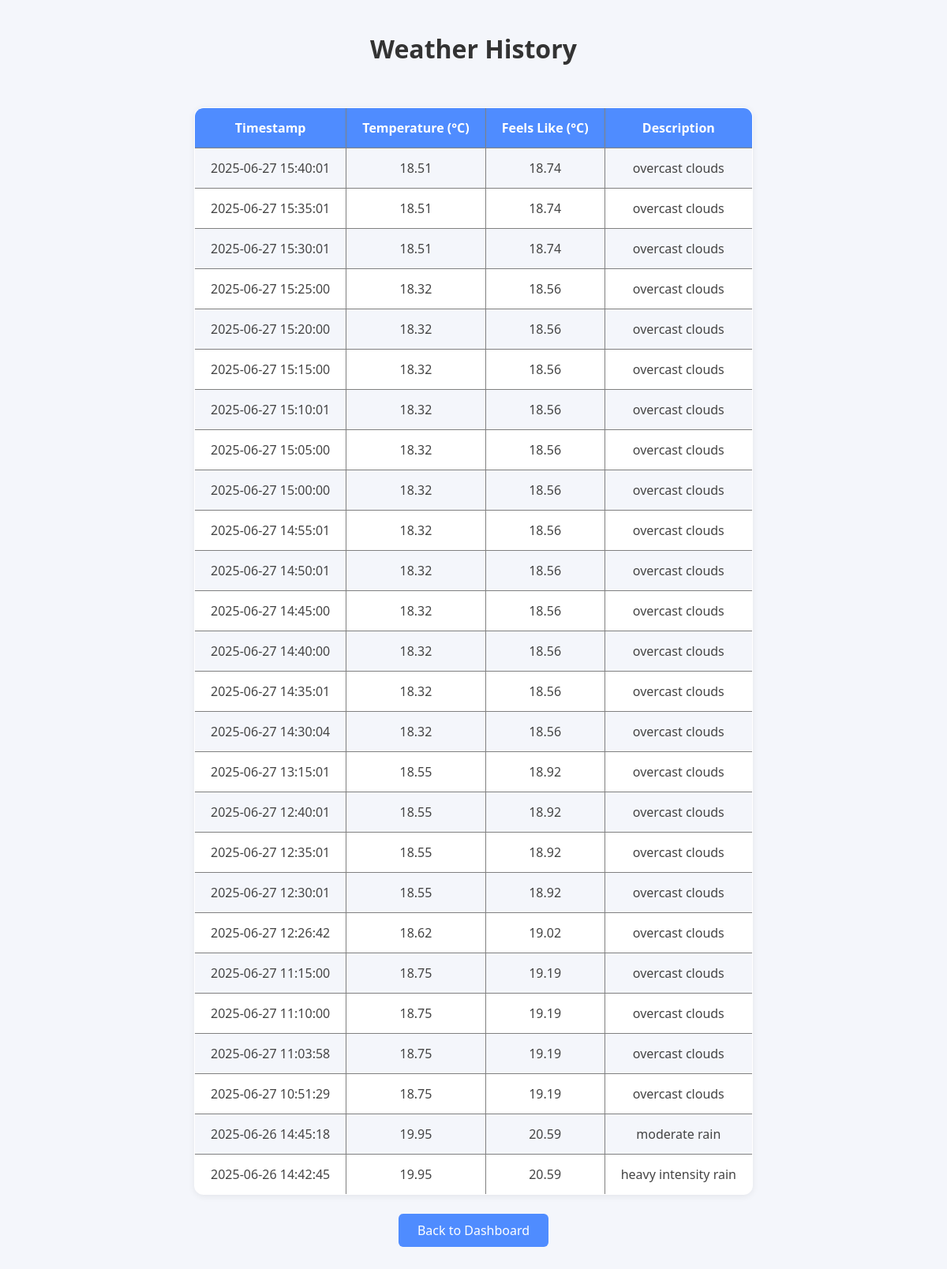
The app's page /weather_history.php with its own data.
### tables this page shows
CREATE TABLE `weather_history` (
  `id` int NOT NULL,
  `timestamp` datetime NOT NULL,
  `current_temp` float NOT NULL,
  `feels_like` float NOT NULL,
  `weather_description` varchar(255) NOT NULL
);

### weather_history.php (the view, shortened to what this page needs)
<?php
require 'db.php';
$stmt = $pdo->query("SELECT * FROM weather_history ORDER BY timestamp DESC");
$history = $stmt->fetchAll(PDO::FETCH_ASSOC);
?>
<!DOCTYPE html>
<html>
<head>
</head>
<body>
    <h1>Weather History</h1>
    <table border="1">
        <tr>
            <th>Timestamp</th>
            <th>Temperature (°C)</th>
            <th>Feels Like (°C)</th>
            <th>Description</th>
        </tr>
        <?php foreach ($history as $row): ?>
        <tr>
            <td><?= $row['timestamp'] ?></td>
            <td><?= $row['current_temp'] ?></td>
            <td><?= $row['feels_like'] ?></td>
            <td><?= $row['weather_description'] ?></td>
        </tr>
        <?php endforeach; ?>
    </table>
    <a class="btn-link" href="index.php">Back to Dashboard</a>
</body>
</html>

### weather_history.php (style rules this page uses)
body { font-family: 'Segoe UI', Arial, sans-serif; background: #f4f6fb; margin: 0; padding: 0; display: flex; flex-direction: column; align-items: center; min-height: 100vh; }
h1 { margin-top: 40px; color: #333; }
table { border-collapse: collapse; margin: 32px 0 24px 0; min-width: 600px; background: #fff; box-shadow: 0 2px 8px rgba(0,0,0,0.07); border-radius: 12px; overflow: hidden; }
th, td { padding: 14px 20px; text-align: center; }
th { background: #4f8cff; color: #fff; font-weight: 600; }
tr:nth-child(even) { background: #f4f6fb; }
tr:nth-child(odd) td { background: #fff; }
td { color: #444; }
.btn-link { display: inline-block; background: #4f8cff; color: #fff; text-decoration: none; padding: 10px 24px; border-radius: 6px; font-weight: 500; transition: background 0.2s; margin-bottom: 40px; }

### records on screen
weather_history: timestamp "2025-06-27 15:40:01", current_temp "18.51", feels_like "18.74", weather_description "overcast clouds"
weather_history: timestamp "2025-06-27 15:35:01", current_temp "18.51", feels_like "18.74", weather_description "overcast clouds"
weather_history: timestamp "2025-06-27 15:30:01", current_temp "18.51", feels_like "18.74", weather_description "overcast clouds"
weather_history: timestamp "2025-06-27 15:25:00", current_temp "18.32", feels_like "18.56", weather_description "overcast clouds"
weather_history: timestamp "2025-06-27 15:20:00", current_temp "18.32", feels_like "18.56", weather_description "overcast clouds"
weather_history: timestamp "2025-06-27 15:15:00", current_temp "18.32", feels_like "18.56", weather_description "overcast clouds"
weather_history: timestamp "2025-06-27 15:10:01", current_temp "18.32", feels_like "18.56", weather_description "overcast clouds"
weather_history: timestamp "2025-06-27 15:05:00", current_temp "18.32", feels_like "18.56", weather_description "overcast clouds"
weather_history: timestamp "2025-06-27 15:00:00", current_temp "18.32", feels_like "18.56", weather_description "overcast clouds"
weather_history: timestamp "2025-06-27 14:55:01", current_temp "18.32", feels_like "18.56", weather_description "overcast clouds"
weather_history: timestamp "2025-06-27 14:50:01", current_temp "18.32", feels_like "18.56", weather_description "overcast clouds"
weather_history: timestamp "2025-06-27 14:45:00", current_temp "18.32", feels_like "18.56", weather_description "overcast clouds"
weather_history: timestamp "2025-06-27 14:40:00", current_temp "18.32", feels_like "18.56", weather_description "overcast clouds"
weather_history: timestamp "2025-06-27 14:35:01", current_temp "18.32", feels_like "18.56", weather_description "overcast clouds"
weather_history: timestamp "2025-06-27 14:30:04", current_temp "18.32", feels_like "18.56", weather_description "overcast clouds"
weather_history: timestamp "2025-06-27 13:15:01", current_temp "18.55", feels_like "18.92", weather_description "overcast clouds"
weather_history: timestamp "2025-06-27 12:40:01", current_temp "18.55", feels_like "18.92", weather_description "overcast clouds"
weather_history: timestamp "2025-06-27 12:35:01", current_temp "18.55", feels_like "18.92", weather_description "overcast clouds"
weather_history: timestamp "2025-06-27 12:30:01", current_temp "18.55", feels_like "18.92", weather_description "overcast clouds"
weather_history: timestamp "2025-06-27 12:26:42", current_temp "18.62", feels_like "19.02", weather_description "overcast clouds"
weather_history: timestamp "2025-06-27 11:15:00", current_temp "18.75", feels_like "19.19", weather_description "overcast clouds"
weather_history: timestamp "2025-06-27 11:10:00", current_temp "18.75", feels_like "19.19", weather_description "overcast clouds"
weather_history: timestamp "2025-06-27 11:03:58", current_temp "18.75", feels_like "19.19", weather_description "overcast clouds"
weather_history: timestamp "2025-06-27 10:51:29", current_temp "18.75", feels_like "19.19", weather_description "overcast clouds"
weather_history: timestamp "2025-06-26 14:45:18", current_temp "19.95", feels_like "20.59", weather_description "moderate rain"
weather_history: timestamp "2025-06-26 14:42:45", current_temp "19.95", feels_like "20.59", weather_description "heavy intensity rain"
